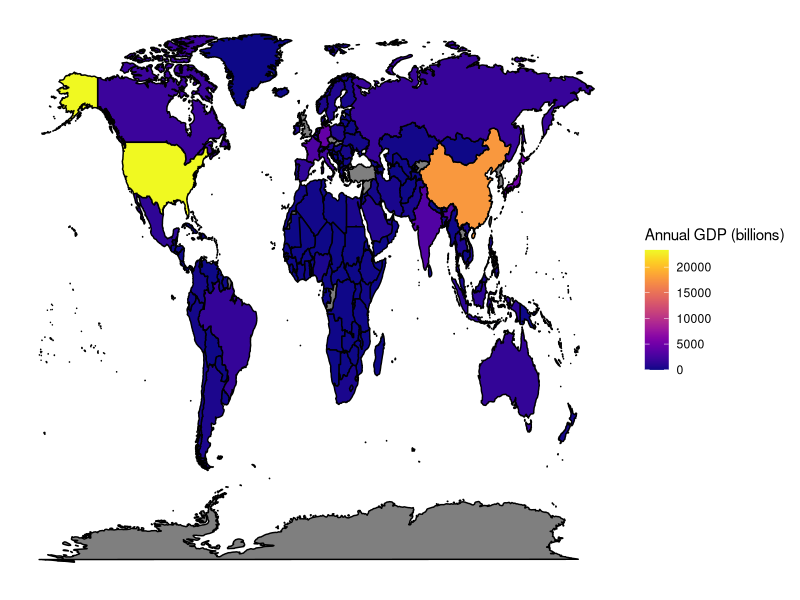

This chart was generated by the following R code:
## ---- chunk 1
#install.packages("ggplot2")   #only do this once
#install.packages("tidyverse") #only do this once
## ---- chunk 2
library(ggplot2) # Load library with each session
library(tidyverse) # Load library with each session

worldGDP<- read.csv("GlobalGDP3.csv")
mapData<-map_data("world")



#View(mapData) 
#View(worldGDP) 
## ---- chunk 3
colnames(worldGDP)[1] ="region" 

mapData<-left_join(mapData, worldGDP, by = "region") # Function works simiarly to group_by and joins GDP into mapData by region (ie. country name)
## ---- chunk 4
map1<-ggplot(mapData, mapping=aes(x= long, y=lat, group=group)) + geom_polygon(aes(fill= GDP), color="black") 
## ---- chunk 5
# install.packages("viridis") 
# install.packages("RColorBrewer") # only have to do this once
library(viridis)
library(RColorBrewer)
## ---- chunk 6
map2 <- map1 + scale_fill_viridis(name="Annual GDP (billions)", option="plasma")+
  theme(axis.text.x = element_blank(), # removes X-axis text
        axis.text.y = element_blank(), # removes y-axis text
        axis.ticks = element_blank(), # removes x-axis grid line
        axis.title.y=element_blank(), # removes y-axis title
        axis.title.x=element_blank(), # removes x-axis title
        rect = element_blank())
map2 
